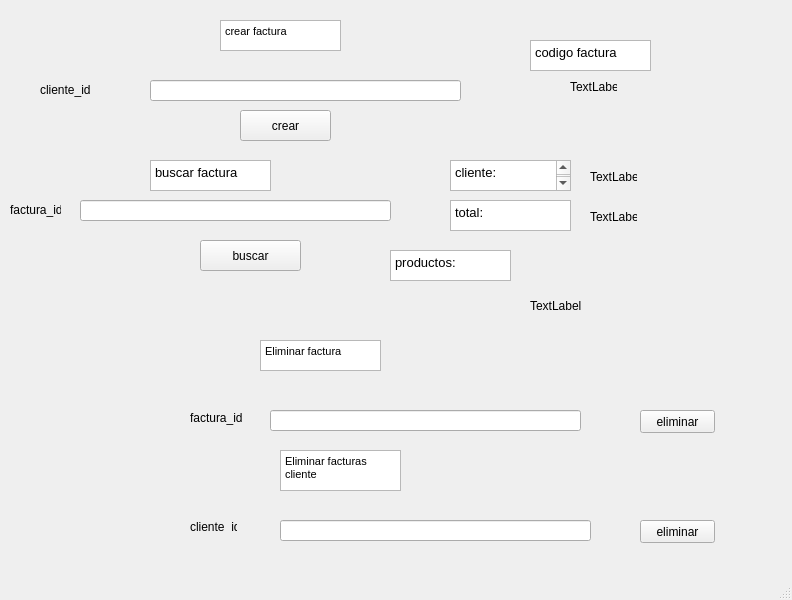
<?xml version="1.0" encoding="UTF-8"?>
<ui version="4.0">
 <class>MainWindow</class>
 <widget class="QMainWindow" name="MainWindow">
  <property name="geometry">
   <rect>
    <x>0</x>
    <y>0</y>
    <width>792</width>
    <height>600</height>
   </rect>
  </property>
  <property name="windowTitle">
   <string>MainWindow</string>
  </property>
  <widget class="QWidget" name="centralwidget">
   <widget class="QTextBrowser" name="textBrowser">
    <property name="geometry">
     <rect>
      <x>220</x>
      <y>20</y>
      <width>121</width>
      <height>31</height>
     </rect>
    </property>
    <property name="html">
     <string>&lt;!DOCTYPE HTML PUBLIC &quot;-//W3C//DTD HTML 4.0//EN&quot; &quot;http://www.w3.org/TR/REC-html40/strict.dtd&quot;&gt;
&lt;html&gt;&lt;head&gt;&lt;meta name=&quot;qrichtext&quot; content=&quot;1&quot; /&gt;&lt;style type=&quot;text/css&quot;&gt;
p, li { white-space: pre-wrap; }
&lt;/style&gt;&lt;/head&gt;&lt;body style=&quot; font-family:'MS Shell Dlg 2'; font-size:8.25pt; font-weight:400; font-style:normal;&quot;&gt;
&lt;p style=&quot; margin-top:0px; margin-bottom:0px; margin-left:0px; margin-right:0px; -qt-block-indent:0; text-indent:0px;&quot;&gt;crear factura&lt;/p&gt;&lt;/body&gt;&lt;/html&gt;</string>
    </property>
   </widget>
   <widget class="QLabel" name="label_2">
    <property name="geometry">
     <rect>
      <x>40</x>
      <y>80</y>
      <width>91</width>
      <height>20</height>
     </rect>
    </property>
    <property name="text">
     <string>cliente_id</string>
    </property>
   </widget>
   <widget class="QLineEdit" name="recibe_nombre_cliente">
    <property name="geometry">
     <rect>
      <x>150</x>
      <y>80</y>
      <width>311</width>
      <height>21</height>
     </rect>
    </property>
   </widget>
   <widget class="QTextBrowser" name="textBrowser_2">
    <property name="geometry">
     <rect>
      <x>530</x>
      <y>40</y>
      <width>121</width>
      <height>31</height>
     </rect>
    </property>
    <property name="html">
     <string>&lt;!DOCTYPE HTML PUBLIC &quot;-//W3C//DTD HTML 4.0//EN&quot; &quot;http://www.w3.org/TR/REC-html40/strict.dtd&quot;&gt;
&lt;html&gt;&lt;head&gt;&lt;meta name=&quot;qrichtext&quot; content=&quot;1&quot; /&gt;&lt;style type=&quot;text/css&quot;&gt;
p, li { white-space: pre-wrap; }
&lt;/style&gt;&lt;/head&gt;&lt;body style=&quot; font-family:'MS Shell Dlg 2'; font-size:8.25pt; font-weight:400; font-style:normal;&quot;&gt;
&lt;p style=&quot; margin-top:0px; margin-bottom:0px; margin-left:0px; margin-right:0px; -qt-block-indent:0; text-indent:0px;&quot;&gt;&lt;span style=&quot; font-size:10pt;&quot;&gt;codigo factura&lt;/span&gt;&lt;/p&gt;&lt;/body&gt;&lt;/html&gt;</string>
    </property>
   </widget>
   <widget class="QPushButton" name="btn_crear_factura">
    <property name="geometry">
     <rect>
      <x>240</x>
      <y>110</y>
      <width>91</width>
      <height>31</height>
     </rect>
    </property>
    <property name="text">
     <string>crear</string>
    </property>
   </widget>
   <widget class="QPushButton" name="btn_buscar_factura">
    <property name="geometry">
     <rect>
      <x>200</x>
      <y>240</y>
      <width>101</width>
      <height>31</height>
     </rect>
    </property>
    <property name="text">
     <string>buscar</string>
    </property>
   </widget>
   <widget class="QLabel" name="nombre_cliente">
    <property name="geometry">
     <rect>
      <x>570</x>
      <y>80</y>
      <width>47</width>
      <height>13</height>
     </rect>
    </property>
    <property name="text">
     <string>TextLabel</string>
    </property>
   </widget>
   <widget class="QTextBrowser" name="textBrowser_3">
    <property name="geometry">
     <rect>
      <x>150</x>
      <y>160</y>
      <width>121</width>
      <height>31</height>
     </rect>
    </property>
    <property name="html">
     <string>&lt;!DOCTYPE HTML PUBLIC &quot;-//W3C//DTD HTML 4.0//EN&quot; &quot;http://www.w3.org/TR/REC-html40/strict.dtd&quot;&gt;
&lt;html&gt;&lt;head&gt;&lt;meta name=&quot;qrichtext&quot; content=&quot;1&quot; /&gt;&lt;style type=&quot;text/css&quot;&gt;
p, li { white-space: pre-wrap; }
&lt;/style&gt;&lt;/head&gt;&lt;body style=&quot; font-family:'MS Shell Dlg 2'; font-size:8.25pt; font-weight:400; font-style:normal;&quot;&gt;
&lt;p style=&quot; margin-top:0px; margin-bottom:0px; margin-left:0px; margin-right:0px; -qt-block-indent:0; text-indent:0px;&quot;&gt;&lt;span style=&quot; font-size:10pt;&quot;&gt;buscar factura&lt;/span&gt;&lt;/p&gt;&lt;/body&gt;&lt;/html&gt;</string>
    </property>
   </widget>
   <widget class="QLabel" name="mostrar_cliente_factura">
    <property name="geometry">
     <rect>
      <x>590</x>
      <y>170</y>
      <width>47</width>
      <height>13</height>
     </rect>
    </property>
    <property name="text">
     <string>TextLabel</string>
    </property>
   </widget>
   <widget class="QLabel" name="mostrar_total_factura">
    <property name="geometry">
     <rect>
      <x>590</x>
      <y>210</y>
      <width>47</width>
      <height>13</height>
     </rect>
    </property>
    <property name="text">
     <string>TextLabel</string>
    </property>
   </widget>
   <widget class="QLabel" name="mostrar_productos_factura">
    <property name="geometry">
     <rect>
      <x>530</x>
      <y>260</y>
      <width>211</width>
      <height>91</height>
     </rect>
    </property>
    <property name="text">
     <string>TextLabel</string>
    </property>
   </widget>
   <widget class="QTextBrowser" name="textBrowser_4">
    <property name="geometry">
     <rect>
      <x>260</x>
      <y>340</y>
      <width>121</width>
      <height>31</height>
     </rect>
    </property>
    <property name="html">
     <string>&lt;!DOCTYPE HTML PUBLIC &quot;-//W3C//DTD HTML 4.0//EN&quot; &quot;http://www.w3.org/TR/REC-html40/strict.dtd&quot;&gt;
&lt;html&gt;&lt;head&gt;&lt;meta name=&quot;qrichtext&quot; content=&quot;1&quot; /&gt;&lt;style type=&quot;text/css&quot;&gt;
p, li { white-space: pre-wrap; }
&lt;/style&gt;&lt;/head&gt;&lt;body style=&quot; font-family:'MS Shell Dlg 2'; font-size:8.25pt; font-weight:400; font-style:normal;&quot;&gt;
&lt;p style=&quot; margin-top:0px; margin-bottom:0px; margin-left:0px; margin-right:0px; -qt-block-indent:0; text-indent:0px;&quot;&gt;Eliminar factura&lt;/p&gt;&lt;/body&gt;&lt;/html&gt;</string>
    </property>
   </widget>
   <widget class="QTextBrowser" name="textBrowser_5">
    <property name="geometry">
     <rect>
      <x>280</x>
      <y>450</y>
      <width>121</width>
      <height>41</height>
     </rect>
    </property>
    <property name="html">
     <string>&lt;!DOCTYPE HTML PUBLIC &quot;-//W3C//DTD HTML 4.0//EN&quot; &quot;http://www.w3.org/TR/REC-html40/strict.dtd&quot;&gt;
&lt;html&gt;&lt;head&gt;&lt;meta name=&quot;qrichtext&quot; content=&quot;1&quot; /&gt;&lt;style type=&quot;text/css&quot;&gt;
p, li { white-space: pre-wrap; }
&lt;/style&gt;&lt;/head&gt;&lt;body style=&quot; font-family:'MS Shell Dlg 2'; font-size:8.25pt; font-weight:400; font-style:normal;&quot;&gt;
&lt;p style=&quot; margin-top:0px; margin-bottom:0px; margin-left:0px; margin-right:0px; -qt-block-indent:0; text-indent:0px;&quot;&gt;Eliminar facturas cliente&lt;/p&gt;&lt;/body&gt;&lt;/html&gt;</string>
    </property>
   </widget>
   <widget class="QLabel" name="label_11">
    <property name="geometry">
     <rect>
      <x>190</x>
      <y>410</y>
      <width>61</width>
      <height>16</height>
     </rect>
    </property>
    <property name="text">
     <string>factura_id</string>
    </property>
   </widget>
   <widget class="QLineEdit" name="recibe_cedula_buscar_3">
    <property name="geometry">
     <rect>
      <x>270</x>
      <y>410</y>
      <width>311</width>
      <height>21</height>
     </rect>
    </property>
   </widget>
   <widget class="QLabel" name="label_12">
    <property name="geometry">
     <rect>
      <x>190</x>
      <y>520</y>
      <width>47</width>
      <height>13</height>
     </rect>
    </property>
    <property name="text">
     <string>cliente_id</string>
    </property>
   </widget>
   <widget class="QLineEdit" name="recibe_cedula_buscar_4">
    <property name="geometry">
     <rect>
      <x>280</x>
      <y>520</y>
      <width>311</width>
      <height>21</height>
     </rect>
    </property>
   </widget>
   <widget class="QPushButton" name="pushButton_3">
    <property name="geometry">
     <rect>
      <x>640</x>
      <y>410</y>
      <width>75</width>
      <height>23</height>
     </rect>
    </property>
    <property name="text">
     <string>eliminar</string>
    </property>
   </widget>
   <widget class="QPushButton" name="pushButton_4">
    <property name="geometry">
     <rect>
      <x>640</x>
      <y>520</y>
      <width>75</width>
      <height>23</height>
     </rect>
    </property>
    <property name="text">
     <string>eliminar</string>
    </property>
   </widget>
   <widget class="QLineEdit" name="recibe_id_factura">
    <property name="geometry">
     <rect>
      <x>80</x>
      <y>200</y>
      <width>311</width>
      <height>21</height>
     </rect>
    </property>
   </widget>
   <widget class="QLabel" name="label_3">
    <property name="geometry">
     <rect>
      <x>10</x>
      <y>200</y>
      <width>51</width>
      <height>20</height>
     </rect>
    </property>
    <property name="text">
     <string>factura_id</string>
    </property>
   </widget>
   <widget class="QTextBrowser" name="textBrowser_6">
    <property name="geometry">
     <rect>
      <x>450</x>
      <y>160</y>
      <width>121</width>
      <height>31</height>
     </rect>
    </property>
    <property name="html">
     <string>&lt;!DOCTYPE HTML PUBLIC &quot;-//W3C//DTD HTML 4.0//EN&quot; &quot;http://www.w3.org/TR/REC-html40/strict.dtd&quot;&gt;
&lt;html&gt;&lt;head&gt;&lt;meta name=&quot;qrichtext&quot; content=&quot;1&quot; /&gt;&lt;style type=&quot;text/css&quot;&gt;
p, li { white-space: pre-wrap; }
&lt;/style&gt;&lt;/head&gt;&lt;body style=&quot; font-family:'MS Shell Dlg 2'; font-size:8.25pt; font-weight:400; font-style:normal;&quot;&gt;
&lt;p style=&quot; margin-top:0px; margin-bottom:0px; margin-left:0px; margin-right:0px; -qt-block-indent:0; text-indent:0px;&quot;&gt;&lt;span style=&quot; font-size:10pt;&quot;&gt;cliente:&lt;/span&gt;&lt;/p&gt;
&lt;p style=&quot;-qt-paragraph-type:empty; margin-top:0px; margin-bottom:0px; margin-left:0px; margin-right:0px; -qt-block-indent:0; text-indent:0px; font-size:10pt;&quot;&gt;&lt;br /&gt;&lt;/p&gt;&lt;/body&gt;&lt;/html&gt;</string>
    </property>
   </widget>
   <widget class="QTextBrowser" name="textBrowser_7">
    <property name="geometry">
     <rect>
      <x>450</x>
      <y>200</y>
      <width>121</width>
      <height>31</height>
     </rect>
    </property>
    <property name="html">
     <string>&lt;!DOCTYPE HTML PUBLIC &quot;-//W3C//DTD HTML 4.0//EN&quot; &quot;http://www.w3.org/TR/REC-html40/strict.dtd&quot;&gt;
&lt;html&gt;&lt;head&gt;&lt;meta name=&quot;qrichtext&quot; content=&quot;1&quot; /&gt;&lt;style type=&quot;text/css&quot;&gt;
p, li { white-space: pre-wrap; }
&lt;/style&gt;&lt;/head&gt;&lt;body style=&quot; font-family:'MS Shell Dlg 2'; font-size:8.25pt; font-weight:400; font-style:normal;&quot;&gt;
&lt;p style=&quot; margin-top:0px; margin-bottom:0px; margin-left:0px; margin-right:0px; -qt-block-indent:0; text-indent:0px;&quot;&gt;&lt;span style=&quot; font-size:10pt;&quot;&gt;total:&lt;/span&gt;&lt;/p&gt;&lt;/body&gt;&lt;/html&gt;</string>
    </property>
   </widget>
   <widget class="QTextBrowser" name="textBrowser_8">
    <property name="geometry">
     <rect>
      <x>390</x>
      <y>250</y>
      <width>121</width>
      <height>31</height>
     </rect>
    </property>
    <property name="html">
     <string>&lt;!DOCTYPE HTML PUBLIC &quot;-//W3C//DTD HTML 4.0//EN&quot; &quot;http://www.w3.org/TR/REC-html40/strict.dtd&quot;&gt;
&lt;html&gt;&lt;head&gt;&lt;meta name=&quot;qrichtext&quot; content=&quot;1&quot; /&gt;&lt;style type=&quot;text/css&quot;&gt;
p, li { white-space: pre-wrap; }
&lt;/style&gt;&lt;/head&gt;&lt;body style=&quot; font-family:'MS Shell Dlg 2'; font-size:8.25pt; font-weight:400; font-style:normal;&quot;&gt;
&lt;p style=&quot; margin-top:0px; margin-bottom:0px; margin-left:0px; margin-right:0px; -qt-block-indent:0; text-indent:0px;&quot;&gt;&lt;span style=&quot; font-size:10pt;&quot;&gt;productos:&lt;/span&gt;&lt;/p&gt;&lt;/body&gt;&lt;/html&gt;</string>
    </property>
   </widget>
  </widget>
  <widget class="QMenuBar" name="menubar">
   <property name="geometry">
    <rect>
     <x>0</x>
     <y>0</y>
     <width>792</width>
     <height>21</height>
    </rect>
   </property>
  </widget>
  <widget class="QStatusBar" name="statusbar"/>
 </widget>
 <resources/>
 <connections/>
</ui>
